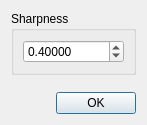
<?xml version="1.0" encoding="UTF-8"?>
<ui version="4.0">
 <class>CasDialog</class>
 <widget class="QDialog" name="CasDialog">
  <property name="geometry">
   <rect>
    <x>0</x>
    <y>0</y>
    <width>140</width>
    <height>125</height>
   </rect>
  </property>
  <property name="windowTitle">
   <string>CAS effect settings</string>
  </property>
  <layout class="QVBoxLayout" name="verticalLayout">
   <item>
    <widget class="QGroupBox" name="sharpness">
     <property name="toolTip">
      <string>&lt;html&gt;&lt;head/&gt;&lt;body&gt;&lt;p&gt;Sharpness specifies the amount of sharpening in the CAS shader.&lt;/p&gt;&lt;p&gt;0.0 less sharp, less artefacts, but not off.&lt;/p&gt;&lt;p&gt;1.0 maximum sharp more artefacts.&lt;/p&gt;&lt;p&gt;Everything in between is possible negative values sharpen even less, up to -1.0 make a visible difference.&lt;/p&gt;&lt;/body&gt;&lt;/html&gt;</string>
     </property>
     <property name="title">
      <string>Sharpness</string>
     </property>
     <layout class="QVBoxLayout" name="verticalLayout_2">
      <item>
       <widget class="QDoubleSpinBox" name="sharpnessValue">
        <property name="decimals">
         <number>5</number>
        </property>
        <property name="minimum">
         <double>-10000.000000000000000</double>
        </property>
        <property name="maximum">
         <double>10000.000000000000000</double>
        </property>
        <property name="singleStep">
         <double>0.010000000000000</double>
        </property>
        <property name="value">
         <double>0.400000000000000</double>
        </property>
       </widget>
      </item>
     </layout>
    </widget>
   </item>
   <item>
    <spacer name="verticalSpacer">
     <property name="orientation">
      <enum>Qt::Vertical</enum>
     </property>
     <property name="sizeHint" stdset="0">
      <size>
       <width>20</width>
       <height>40</height>
      </size>
     </property>
    </spacer>
   </item>
   <item>
    <widget class="QDialogButtonBox" name="buttonBox">
     <property name="standardButtons">
      <set>QDialogButtonBox::Ok</set>
     </property>
    </widget>
   </item>
  </layout>
 </widget>
 <resources/>
 <connections>
  <connection>
   <sender>buttonBox</sender>
   <signal>accepted()</signal>
   <receiver>CasDialog</receiver>
   <slot>accept()</slot>
   <hints>
    <hint type="sourcelabel">
     <x>248</x>
     <y>254</y>
    </hint>
    <hint type="destinationlabel">
     <x>157</x>
     <y>274</y>
    </hint>
   </hints>
  </connection>
  <connection>
   <sender>buttonBox</sender>
   <signal>rejected()</signal>
   <receiver>CasDialog</receiver>
   <slot>reject()</slot>
   <hints>
    <hint type="sourcelabel">
     <x>316</x>
     <y>260</y>
    </hint>
    <hint type="destinationlabel">
     <x>286</x>
     <y>274</y>
    </hint>
   </hints>
  </connection>
 </connections>
</ui>
